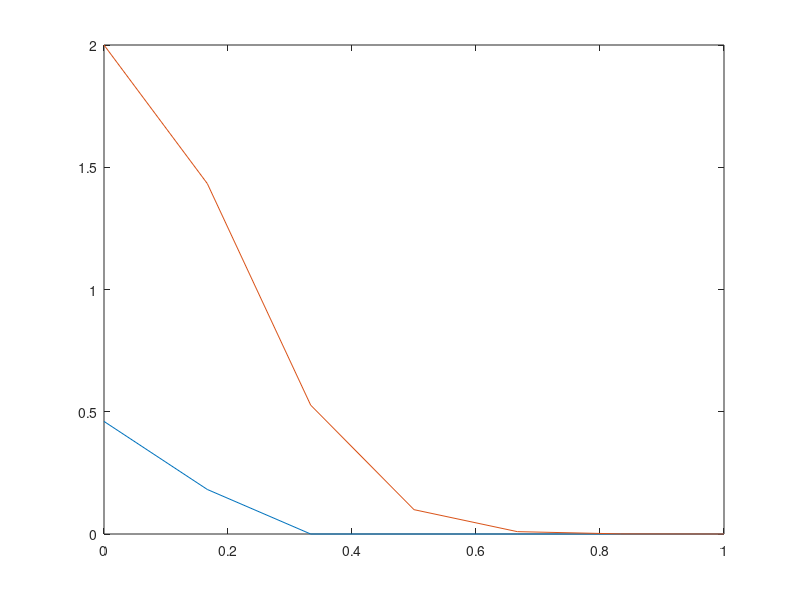

This figure's MATLAB source:
x = (0:1/6:1);
y = zeros (1, 7);
y(1) = 0.2784 + 0.1821;
y(2) = 0.1821;

hoef = 2*exp(-2*6*(x.^2));

plot(x,y,x,hoef);